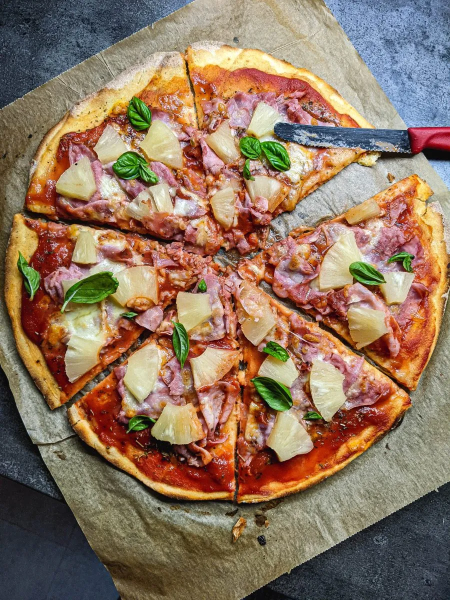
#> input picture FoodForThoughts/54test/3.jpg, 900 x 1200 px, given in place of lucy.png, which was not available (shown at 1/2 size)
$ python interface_mode.py
#> lines starting #> are read from the running program, lines starting #| are printed output that depends on the picture; pictures that were not available may be replaced by others from this repository, and a replacement may not be noted
import cv2
import numpy as np
import matplotlib.pyplot as plt

def convert_color(BGR):
    converted = cv2.cvtColor(BGR, cv2.COLOR_BGR2RGB)
    plt.imshow(converted)

def created_by_nopparuj():
    print("   __  ___     __    _           ")
    print("  /  |/  /__ _/ /__ (_)_ _  ___ _")
    print(" / /|_/ / _ `/  '_// /  ' \/ _ `/")
    print("/_/  /_/\_,_/_/\_\/_/_/_/_/\_,_/ ")
    print("\n<--- By Nopparuj J. 6213460 --->")
    print("\n❄ This is a function for filtering an image ❄ >>")

img = cv2.resize (cv2.imread("/Users/nopparuj/makima_tsuki/IMG/lucy.png",0), (500,500))
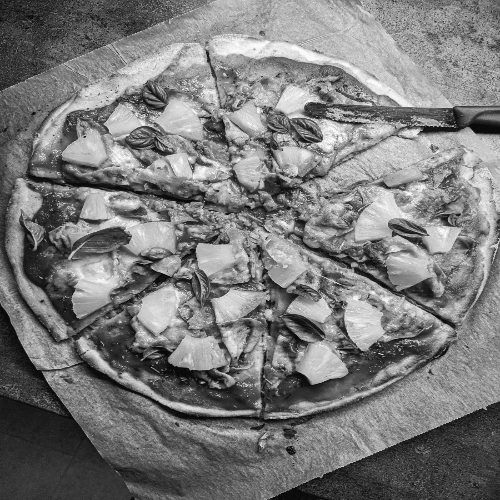
#> img: shape (500, 500); min 1, max 255, mean 122.8

# Use with weight = sum of all value in the matrix
block3x3 = np.multiply(np.array([
    [-1,0,1],
    [-1,0,1],
    [-1,0,1]
]), (1/6))
block5x5 = np.multiply(np.array([
    [1,1,1,1,1],
    [1,1,1,1,1],
    [1,1,1,1,1],
    [1,1,1,1,1],
    [1,1,1,1,1]
]), (1/25))
block7x7 = np.multiply(np.array([
    [1,1,1,1,1,1,1],
    [1,1,1,1,1,1,1],
    [1,1,1,1,1,1,1],
    [1,1,1,1,1,1,1],
    [1,1,1,1,1,1,1],
    [1,1,1,1,1,1,1],
    [1,1,1,1,1,1,1]
]), (1/49))

# Use with weight = sum of all value in the matrix
gaussian3x3 = np.multiply(np.array([
    [1,2,1],
    [2,4,2],
    [1,2,1]
]), (1/16))
gaussian5x5 = np.multiply(np.array([
    [1,4,7,4,1],
    [4,16,26,16,4],
    [7,26,41,26,7],
    [4,16,26,16,4],
    [1,4,7,4,1]
]), (1/273))
gaussian7x7 = np.multiply(np.array([
    [0,0,1,2,1,0,0],
    [0,3,13,22,13,3,0],
    [1,13,59,97,59,13,1],
    [2,22,97,159,97,22,2],
    [1,13,59,97,59,13,1],
    [0,3,13,22,13,3,0],
    [0,0,1,2,1,0,0]
]), (1/1003))

# Use with weight = 1
mexican3x3 = np.array([
    [0,-1,0],
    [-1,4,-1],
    [0,-1,0]
])
mexican5x5 = np.array([
    [0,0,-1,0,0],
    [0,-1,-2,-1,0],
    [-1,-2,16,-2,-1],
    [0,-1,-2,-1,0],
    [0,0,-1,0,0]
])
mexican7x7 = np.array([
    [0,0,-1,-1,-1,0,0],
    [0,-1,-3,-3,-3,-1,0],
    [-1,-3,0,7,0,-3,-1],
    [-1,-3,7,24,7,-3,-1],
    [-1,-3,0,7,0,-3,-1],
    [0,-1,-3,-3,-3,-1,0],
    [0,0,-1,-1,-1,0,0]
])

# From Nout =((Nin + (2*padding) - kernelsize)/stide size) + 1
def findsize(inputsize,kernelsize):
    outputsize = ((inputsize + (2*0) - kernelsize)) + 1
    return outputsize

def apply_convolution(image,inputkernel,sizeselected,resolution):
    convoluted = np.zeros((sizeselected,sizeselected))

    for u in range (sizeselected):
        for v in range (sizeselected):
            res = (inputkernel * image[u:u+resolution, v:v+resolution]).sum()
            if (res < 0):
                res = 0
            convoluted[u][v] = res
    return convoluted.astype(np.uint8)

def block_compare(original,blockker1,blockker2,blockker3):
    block_filtered1 = apply_convolution(original,blockker1,sizeone,3)
    block_filtered2 = apply_convolution(original,blockker2,sizetwo,5)
    block_filtered3 = apply_convolution(original,blockker3,sizethree,7)
    plt.subplot(2,2,1)
    plt.title("Original")
    convert_color(img)
    plt.subplot(2,2,2)
    plt.title("3x3")
    convert_color(block_filtered1)
    plt.subplot(2,2,3)
    plt.title("5x5")
    convert_color(block_filtered2)
    plt.subplot(2,2,4)
    plt.title("7x7")
    convert_color(block_filtered3)
    plt.show()

# [35 lines left out: functions gaussian_compare, mexican_compare, not called in this run]

sizeone = findsize(img.shape[0],3)
#> sizeone = 498
sizetwo = findsize(img.shape[0],5)
#> sizetwo = 496
sizethree = findsize(img.shape[0],7)
#> sizethree = 494

# print(sizeone)
# print(sizetwo)
# print(sizethree)

while True:
    created_by_nopparuj()
    print("\n★ Select [1]: To compare Block Filter")
    print("✿ Select [2]: To compare Gaussian Filter")
    print("♥ Select [3]: To compare Mexican Hat Filter")
    print("♣ Select [4] or other integers: To use your own defined filter")

    case = int(input("\nSelect your purpose >>"))
    if (int(case) == 1):
        print("\n ♥ You are now comparing the effect of kernel sizes using the Block Filter")
        block_compare(img,block3x3,block5x5,block7x7)
        quit()
#> (the program exits here)

$ run again, on FoodForThoughts/54test/4.jpg
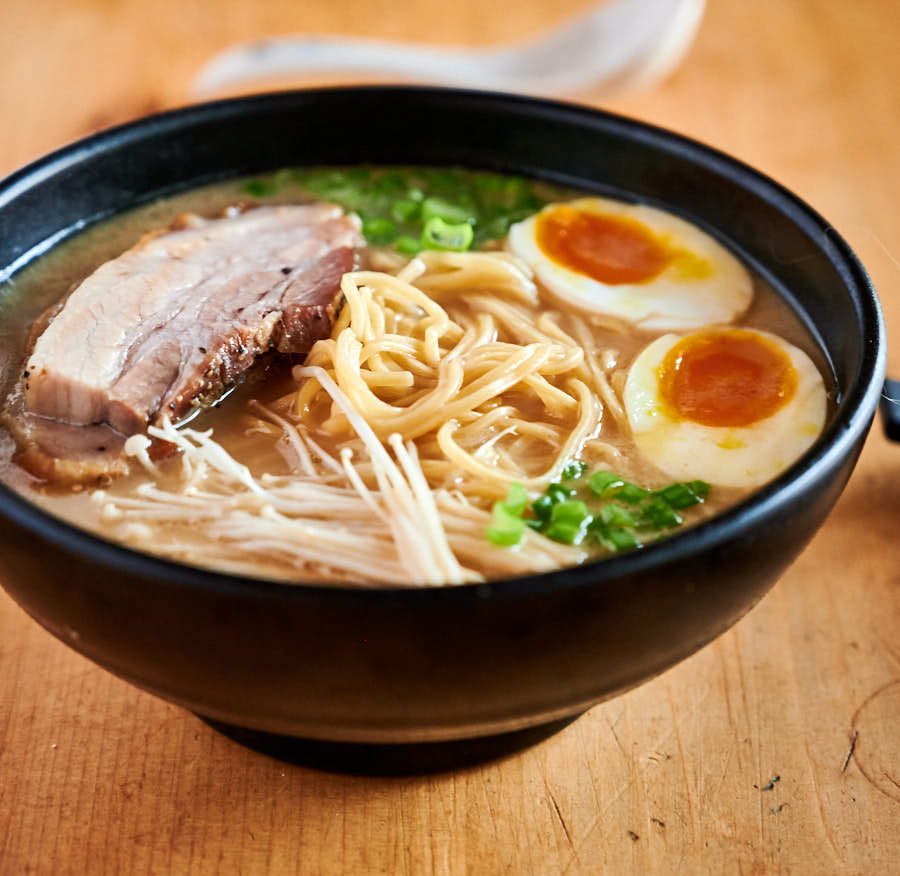
#> input picture FoodForThoughts/54test/4.jpg, 900 x 876 px, given in place of lucy.png, which was not available

$ run again, on FoodForThoughts/54test/5.jpg
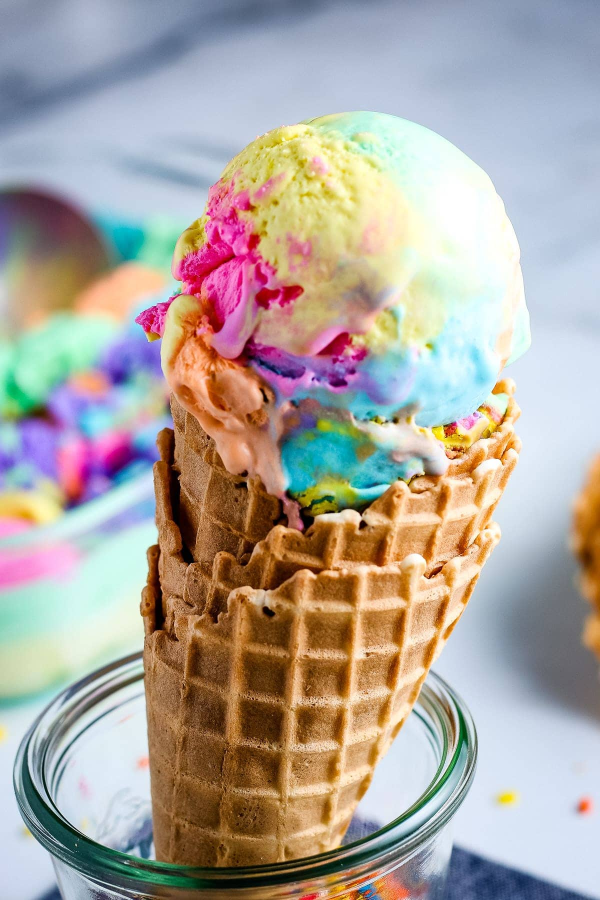
#> input picture FoodForThoughts/54test/5.jpg, 1200 x 1800 px, given in place of lucy.png, which was not available (shown at 1/2 size)
